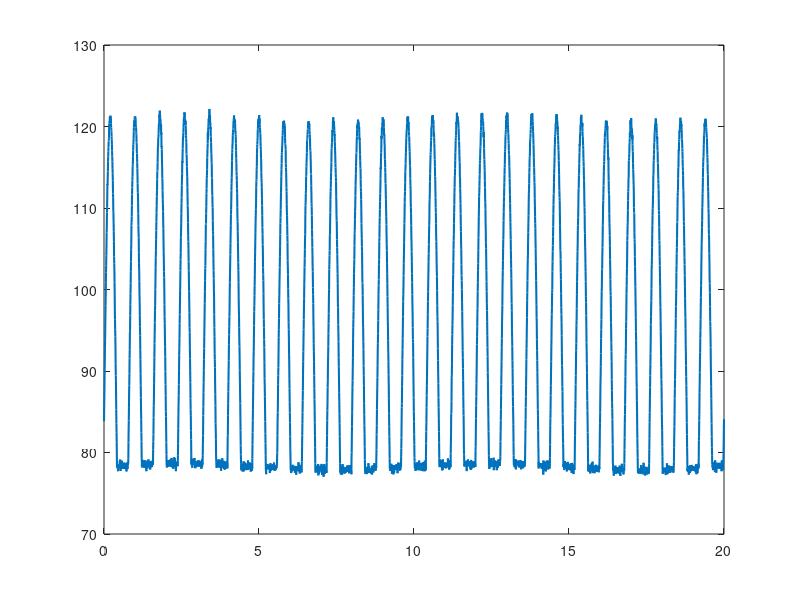
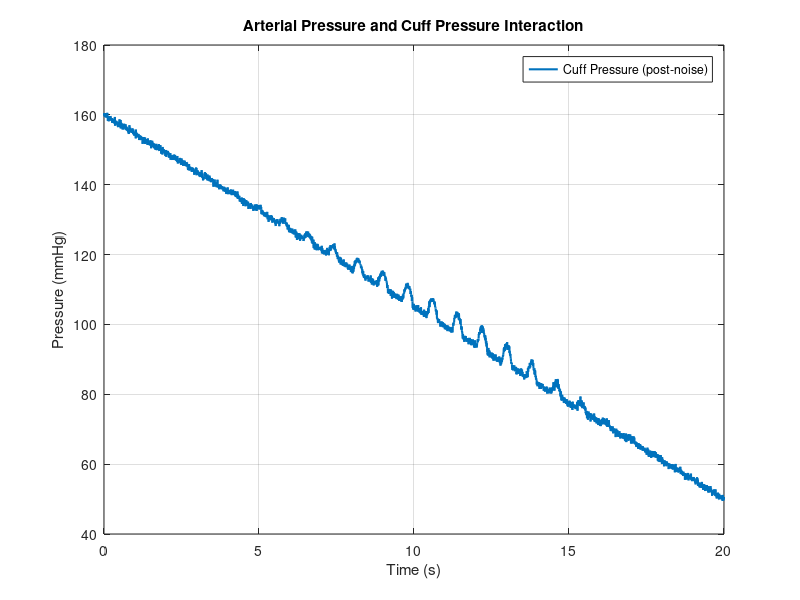
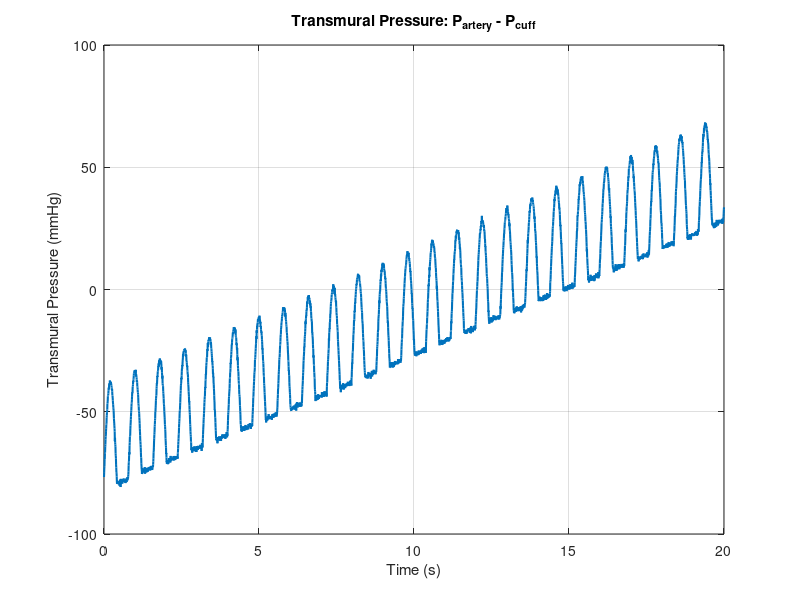
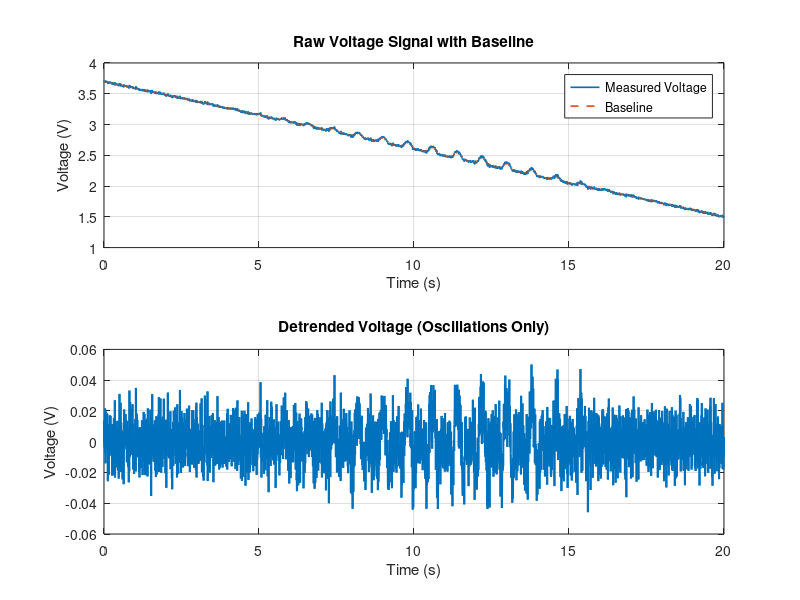

Write MATLAB code to recreate these figures, in order.
%%Simulation Section
%%Arterial Pressure Model

clear; clc; close all;

%% Parameter choice
fs = 200;                                                   % sampling freq
T = 20;                                                     % period
t = 0:1/fs:T;

HR = 75;
f_hr = HR/60;
MAP = 93;
pulse_amp = 28;

arterial_shape = sin(2*pi*f_hr*t);                          % cardiac cycle waveform
arterial_shape(arterial_shape < -0.15) = -0.15;             % clip waveform
arterial_shape = arterial_shape - mean(arterial_shape);     
arterial_shape = arterial_shape / max(abs(arterial_shape)); % normalize

P_artery = MAP + pulse_amp * arterial_shape;                % primary arteraial pressure construction

%% Small physiological variability (arterial)

arterial_noise_amp = 0.3;                                   % noise modifier

arterial_noise = arterial_noise_amp * randn(size(P_artery));

P_artery = P_artery + arterial_noise;

slow_var = 0.4 * sin(2*pi*0.1*t);                           % low frequency drift
P_artery = P_artery + slow_var;

figure;
plot(t, P_artery, 'LineWidth', 1.5);
hold on;


%%Cuff Pressure Simulation
P_cuff_base = linspace(160, 50, length(t)) + 0.5*randn(size(t));   % decreasing cuff pressure + variation

P_tm = P_artery - P_cuff_base;                                     % pressure difference between artery and cuff

osc_gain = zeros(size(P_cuff_base));                               % cuff-blood flow oscillation relationship modelling

left_side = P_cuff_base >= MAP;
right_side = P_cuff_base < MAP;

osc_gain(left_side) = exp(-((P_cuff_base(left_side) - MAP)/30).^2);
osc_gain(right_side) = exp(-((P_cuff_base(right_side) - MAP)/18).^2);

osc_component = 6 * osc_gain .* max(arterial_shape,0);             % scale oscillations to bell curve, peaks at cuff pressure ~= artery

P_cuff_total = P_cuff_base + osc_component;     

%% Cuff noise

cuff_noise_amp = 0.1;                                              % noise modifier

cuff_noise = cuff_noise_amp * randn(size(P_cuff_total));

P_cuff_real = P_cuff_total + cuff_noise;                           % final cuff pressure (simulation output)

figure;
plot(t, P_cuff_real, 'LineWidth', 1.5);
xlabel('Time (s)');
ylabel('Pressure (mmHg)');
legend('Cuff Pressure (post-noise)')
title('Arterial Pressure and Cuff Pressure Interaction');
grid on;

figure;
plot(t, P_tm, 'LineWidth', 1.5);
xlabel('Time (s)');
ylabel('Transmural Pressure (mmHg)');
title('Transmural Pressure: P_{artery} - P_{cuff}');
grid on;

%%Measurement Section
%%Sensor Model (Piezoelectric sensing)
k = 0.02;                                               % sensor sensitivity
c = 0.5;                                                % baseline voltage offset
V_signal = k * P_cuff_real + c;                         % Voltage sensing general equation

sensor_noise_amp = 0.005;                               % voltage sensor(transducer) noise modifier
V_noise = sensor_noise_amp * randn(size(V_signal));

V_measured = V_signal + V_noise;                        % final voltage output

window = 50;                                            % smoothing

V_baseline = movmean(V_measured, window);               % state voltage baseline 
V_detrended = V_measured - V_baseline;                  % isolate oscillations from signal

figure;
subplot(2,1,1);
plot(t, V_measured, 'LineWidth', 1.2); hold on;         
plot(t, V_baseline, '--', 'LineWidth', 1.2);
xlabel('Time (s)');
ylabel('Voltage (V)');
title('Raw Voltage Signal with Baseline');
legend('Measured Voltage', 'Baseline');
grid on;

subplot(2,1,2);
plot(t, V_detrended, 'LineWidth', 1.5);
xlabel('Time (s)');
ylabel('Voltage (V)');
title('Detrended Voltage (Oscillations Only)');
grid on;

%%Calibration (Voltage to Pressure)
lowcut = 0.5;
highcut = 5;

[b,a] = butter(2, [lowcut highcut]/(fs/2), 'bandpass');

V_filtered = filtfilt(b, a, V_measured);

V_rect = abs(V_filtered);
env = movmean(V_rect, 80);         % smooth oscillation envelope

[~, locs] = findpeaks(V_rect);

amps = env(locs);
P_peaks = P_cuff_real(locs);                      % full cuff pressure signal

figure;
scatter(P_peaks, amps, 10, 'filled');
xlabel('Cuff Pressure (mmHg)');
ylabel('Oscillation Amplitude (V)');
title('Corrected Oscillation Envelope');
grid on;

%%Signal Processing (SBP/DBP extraction)
amps = movmean(amps, 20);                               % smooth aplitudes using moving average


[P_sorted, sort_idx] = sort(P_peaks);                   % sort pressure in increasing order
amps_sorted = amps(sort_idx);                           % reorder amplitudes to match sorted pressure
amps_sorted = movmean(amps_sorted, 20);

[map_amp, map_idx] = max(amps_sorted);                  % locate max amplitude
MAP_pressure = P_sorted(map_idx)                        % specify MAP location from max amplitude (reporting)

sbp_thresh = 0.5 * map_amp;
dbp_thresh = 0.8 * map_amp;

%%
%% LEFT = LOW PRESSURE = DBP
left_amps = amps_sorted(1:map_idx);
left_pressures = P_sorted(1:map_idx);

dbp_index = find(left_amps >= dbp_thresh, 1, 'first');
DBP = left_pressures(dbp_index);

%% RIGHT = HIGH PRESSURE = SBP
right_amps = amps_sorted(map_idx:end);
right_pressures = P_sorted(map_idx:end);

sbp_index = find(right_amps <= sbp_thresh, 1, 'first');
SBP = right_pressures(sbp_index);

figure;
plot(P_sorted, amps_sorted, 'b', 'LineWidth', 2); hold on;

plot(MAP_pressure, map_amp, 'ro', 'MarkerSize', 8, 'LineWidth', 2);
plot(SBP, sbp_thresh, 'go', 'MarkerSize', 8, 'LineWidth', 2);
plot(DBP, dbp_thresh, 'mo', 'MarkerSize', 8, 'LineWidth', 2);

xlabel('Cuff Pressure (mmHg)');
ylabel('Oscillation Amplitude (V)');
title('Oscillation Envelope with SBP, MAP, DBP');
legend('Envelope', 'MAP', 'SBP', 'DBP');
grid on;

% Display pressures

fprintf('Systolic Blood Pressure (SBP): %.2f mmHg\n', SBP);
fprintf('Diastolic Blood Pressure (DBP): %.2f mmHg\n', DBP);
fprintf('Mean Arterial Pressure (MAP): %.2f mmHg\n', MAP_pressure);
